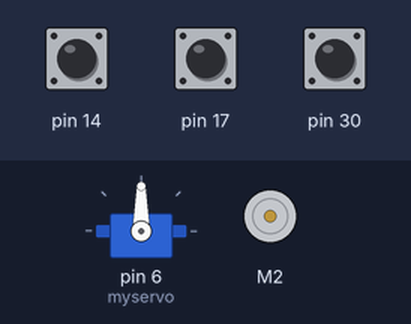
The sketch below on a simulated Arduino Leonardo, built with avr-gcc and run on an emulated ATmega32U4. Shown: servo, DC motor (green arrow = forward, orange = backward, longer = faster). The inputs (shaded band) are chosen by the test bench; at power-on: pin 14 HIGH, pin 17 HIGH, pin 30 HIGH. What the sketch prints to the serial monitor is not drawn.

Above: at 1.2 s.
1.3 s: pin 14 pulled LOW for 0.15 s
At 1.9 s:
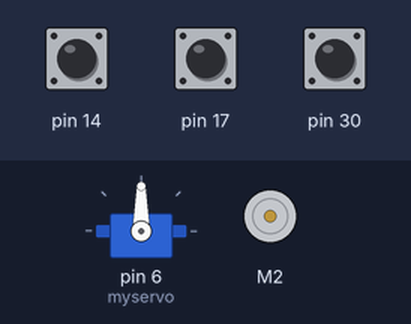
2.9 s: pin 17 pulled LOW for 0.15 s
At 4.2 s:
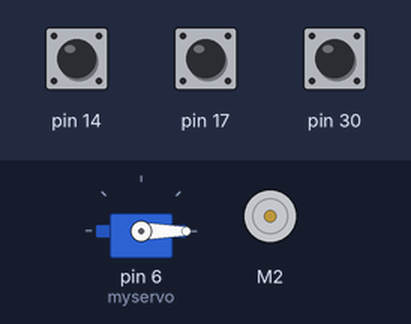
4.5 s: pin 30 pulled LOW for 0.15 s
At 5.5 s:
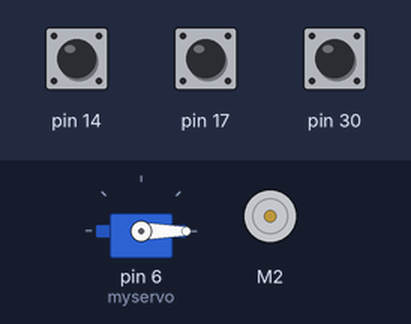
6.1 s: pin 14 pulled LOW for 1 s
At 6.9 s:
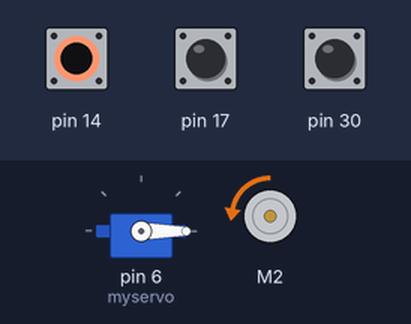
8.6 s: pin 14 pulled LOW for 3.2 s
At 9.1 s:
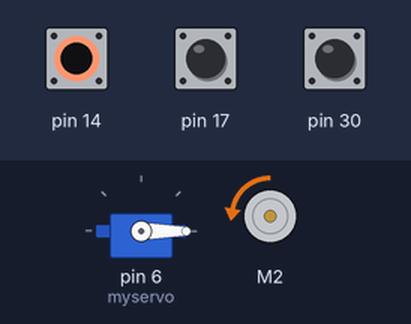
13.3 s: pin 17 pulled LOW for 3.2 s
At 13.9 s:
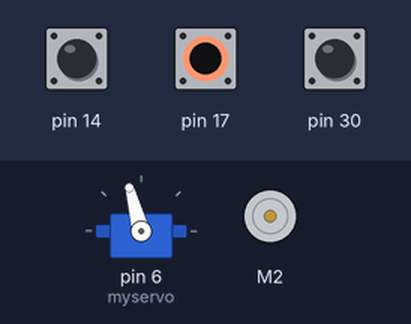
Timing chart, 0 to 18.0 s (numbered marks = the images above; inputs shaded):
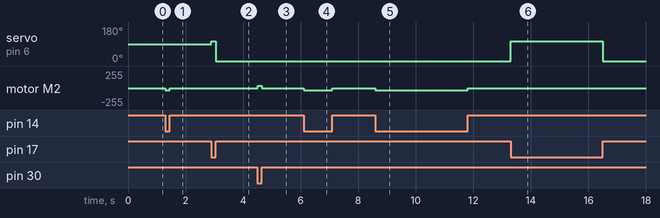

Measured:
- after the input at 1.3 s, motor M2: stopped → backward 31/255 at once, → stopped 0.15 s later
- after the input at 2.9 s, servo on pin 6 (myservo): 90° → 105° at once, → 0° 0.15 s later
- after the input at 4.5 s, motor M2: stopped → forward 31/255 at once, → stopped 0.15 s later
- after the input at 6.1 s, motor M2: stopped → backward 31/255 at once, → stopped 1.0 s later
- after the input at 8.6 s, motor M2: stopped → backward 31/255 at once, → stopped 3.2 s later
- after the input at 13.3 s, servo on pin 6 (myservo): 0° → 105° at once, → 0° 3.2 s later

The sketch:

ascenseur_pwm.ino
```cpp
/*
duty cycle in arduino is represented by a 8 bit value: 0 - 255
0 --> 0%
127 -->50%
255 --> 100%
*/
#include <AStar32U4.h>
#include <Servo.h>
 #include <avr/io.h>


Servo myservo;
AStar32U4Motors motors;
AStar32U4ButtonA buttonA;
AStar32U4ButtonB buttonB;
AStar32U4ButtonC buttonC;

int pos = 0;
int button_pressed = 0;


void setup() {

  // Timer 3 configuration
  // prescaler: clockI/O / 1
  // outputs enabled
  // phase-correct PWM
  // top of 400
  //
  // PWM frequency calculation
  // 16MHz / 1 (prescaler) / 2 (phase-correct) / 400 (top) = 20kHz
  // TCCR3A = 0b10100000;
  // TCCR3B = 0b00010001;
  // ICR3 = 400;
  // OCR3A = 0;
  // OCR3B = 0;
  // pinMode(PWM_M2, OUTPUT);
  // pinMode(DIR_M2, OUTPUT);
  myservo.attach(6);
}

void loop() {

if (pos) {
  myservo.write(0);
  pos=0;
}

  if (buttonA.isPressed()) {
     do
     {
      Serial.println("coucou");
      motors.setM2Speed(-50);

    }  while(buttonA.isPressed());
  }

  if (buttonB.isPressed()) {
    do
    {

      motors.setM2Speed(50);

    } while(buttonB.isPressed());
  }

  if (buttonC.isPressed()) {
    do
    {
      pos = 1;
      myservo.write(105);

    } while(buttonC.isPressed());
  }
       motors.setM2Speed(0);


}
```
